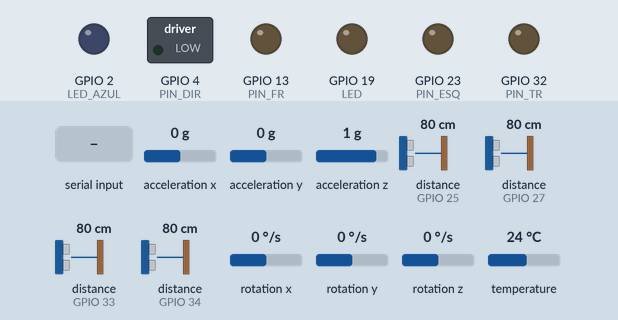
The program below on a simulated ESP32. Parts: switched loads named in the program (green lamp = pin HIGH), output pins drawn as LEDs (lit = HIGH). Dashed ring = blinking. The inputs (shaded band) are chosen by the test bench; at power-on: acceleration y 0 g, acceleration x 0 g, acceleration z 1 g, distance to the obstacle (sensors on GPIO 25, GPIO 27, GPIO 33, GPIO 34) 80 cm, rotation x 0 °/s, rotation y 0 °/s, rotation z 0 °/s, temperature 24 °C. The echo pulse lasts 58.3 µs per cm; what the program prints to the serial monitor is not drawn.

Above: at 1.2 s.
1.3 s: "L" received over the second serial link
At 1.46 s:
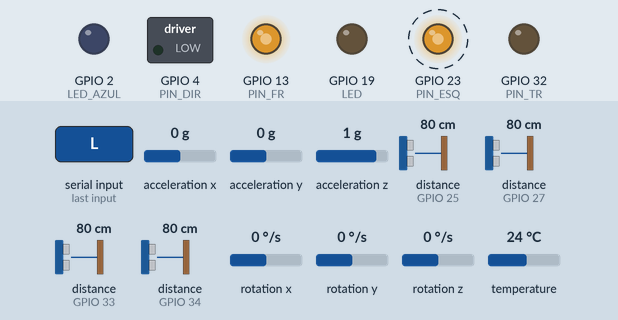
4.3 s: acceleration y set to 0.4 g
7.3 s: acceleration y set to 0.7 g
At 7.94 s:
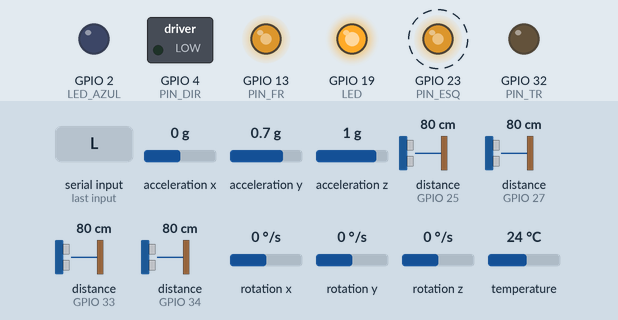
10.3 s: "R" received over the second serial link
At 10.44 s:
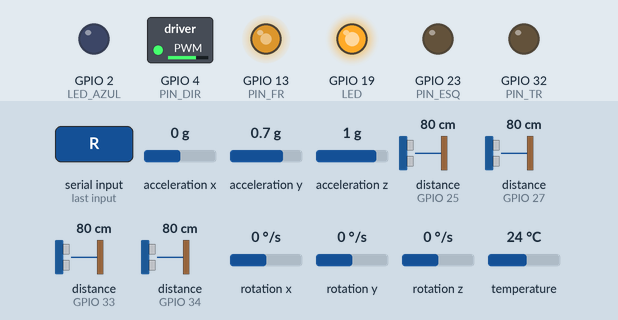
13.3 s: "0" received over the second serial link
At 14.5 s:
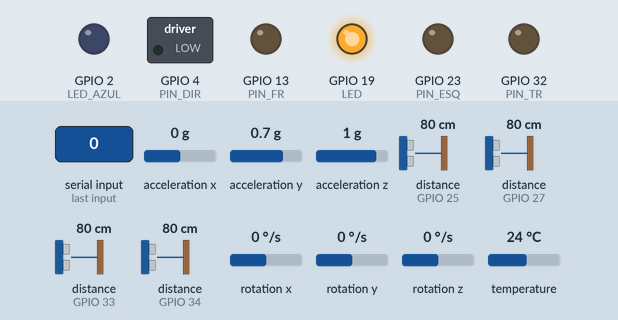
Timing chart, 0 to 16.3 s (numbered marks = the images above; inputs shaded):
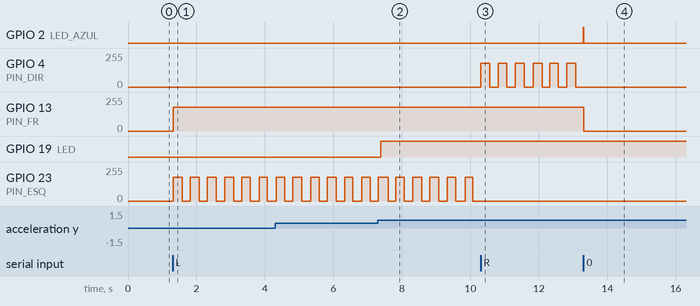

The program:

main.cpp
```cpp
#include <Arduino.h>
#include "ultrassom_node.hpp"
#include "../include/mpu_node.hpp"
#include "motores_node.hpp"

#define RXD2 16
#define TXD2 14   // Livre


TaskHandle_t TaskSensoresHandle;


void setup() {
  Serial.begin(115200);
  Serial2.begin(115200, SERIAL_8N1, RXD2, TXD2);
  Serial2.setRxBufferSize(1024);


  pinMode(LED_AZUL, OUTPUT);
  digitalWrite(LED_AZUL, LOW);

  inicializarMotores();
  pararMotores();

  xTaskCreatePinnedToCore(TaskSensores, "TaskSensores", 4096, NULL, 1, &TaskSensoresHandle, 0);
  Serial.println("-NP-");

  InicializarMPU();
}

void loop() {

  SinalVidaSensores();
  aplicarComando(comandoCamera);
  delay(15);

  LeituraMPU();
}
```

motores_node.hpp
```cpp
#ifndef MOTORES_NODE_HPP
#define MOTORES_NODE_HPP

//MOTORES
#define PIN_ESQ 23
#define PIN_DIR 4
#define PIN_FR  13
#define PIN_TR  32

//MOTORES CANAL PWN
#define CH_ESQ  0
#define CH_DIR  1
#define CH_FR   2
#define CH_TR   3

extern volatile char comandoCamera;

extern const int dutyTracao;   // ~70% — velocidade de avanço
extern const int dutyDirecao;   // força do esterço; baixe se der zigue-zague

extern const unsigned long TEMPO_ESTERCO_MS;   // pulso do esterço

extern const int freq;
extern const int resolution;
extern const int dutyCycle;

void inicializarMotores(void);

void acionarPonte(int canalA, int canalB, int duty);

void pararMotores();

void aplicarComando(char cmd);


#endif
```

mpu_node.hpp
```cpp
#ifndef MPU_NODE_HPP
#define MPU_NODE_HPP
void InicializarMPU(void);

void LeituraMPU(void);

#endif
```

ultrassom_node.hpp
```cpp
#ifndef ULTRASSOM_NODE_HPP
#define ULTRASSOM_NODE_HPP

#include <NewPing.h>
#include "motores_node.hpp"


#define LED_AZUL 2
#define INVALID_DISTANCE 999.0f

// ULTRASSON - CONFIGURAÇÃO NEWPING
extern const int PIN_TRIGGER;
extern const int PIN_ECHO_1;
extern const int PIN_ECHO_2;
extern const int PIN_ECHO_3;
extern const int PIN_ECHO_4;

extern NewPing sonar1;
extern NewPing sonar2;
extern NewPing sonar3;
extern NewPing sonar4;

extern const long intervaloCicloTotal;

extern volatile float dist_1, dist_2, dist_3, dist_4;

float processarLeituraNewPing(unsigned int ping_us);

void TaskSensores(void * pvParameters);

void SinalVidaSensores(void);


#endif
```

motores_node.cpp
```cpp
#include "motores_node.hpp"
#include <Arduino.h>


const int freq = 5000;
const int resolution = 8;
const int dutyCycle = 178;

const int dutyTracao  = 178;
const int dutyDirecao = 178;
const unsigned long TEMPO_ESTERCO_MS = 250;


volatile char comandoCamera = 'S';

void inicializarMotores(void)
{
  //ABRE UM CANAL PWM
  ledcSetup(CH_ESQ, freq, resolution);   ledcSetup(CH_DIR, freq, resolution);
  ledcSetup(CH_FR, freq, resolution);   ledcSetup(CH_TR, freq, resolution);

  //VINCULA O CANAL PWN COM O PINO
  ledcAttachPin(PIN_ESQ, CH_ESQ); ledcAttachPin(PIN_DIR, CH_DIR);
  ledcAttachPin(PIN_FR, CH_FR);  ledcAttachPin(PIN_TR, CH_TR);
}

void acionarPonte(int canalA, int canalB, int duty)
{
    if(duty > 0){
        ledcWrite(canalB, 0);       // zera o oposto antes
        ledcWrite(canalA, duty);
    }

    else if(duty < 0){
        ledcWrite(canalA, 0);
        ledcWrite(canalB, -duty);
    }

    //parar
    else{
        ledcWrite(canalA, 0);
        ledcWrite(canalB, 0);
    }
}

void pararMotores() {
    acionarPonte(CH_FR, CH_TR, 0);
    acionarPonte(CH_ESQ, CH_DIR, 0);
}

void aplicarComando(char cmd)
{
    static char ultimoCmd = 'S';
    static unsigned long inicioEsterco = 0;

    if (cmd != ultimoCmd) {
        ultimoCmd = cmd;
        inicioEsterco = millis();
    }

    // --- tração: ligada em qualquer comando de movimento ---
    if (cmd == 'F' || cmd == 'L' || cmd == 'R') {
        acionarPonte(CH_FR, CH_TR, dutyTracao);
    }
    else {
        acionarPonte(CH_FR, CH_TR, 0);// 'S' e qualquer byte estranho
    }

    // --- direção: pulsada, para não morrer no batente ---
    const unsigned long CICLO = TEMPO_ESTERCO_MS * 2;
    bool faseAtiva = ((millis() - inicioEsterco) % CICLO) < TEMPO_ESTERCO_MS;

    if (!faseAtiva) {
        acionarPonte(CH_ESQ, CH_DIR, 0);
    }
    else if (cmd == 'L') {
        acionarPonte(CH_ESQ, CH_DIR,  dutyDirecao);
    }
    else if (cmd == 'R') {
        acionarPonte(CH_ESQ, CH_DIR, -dutyDirecao);
    }
    else {
        acionarPonte(CH_ESQ, CH_DIR, 0);    // 'F' = esterço solto
    }
}
```

mpu_node.cpp
```cpp
/**
 * MPU6050 ESP32 Node — Arduino + Adafruit MPU6050
 *
 * Lê acelerômetro, giroscópio e temperatura.
 * Saída em unidades fáceis de entender.
 */

#include <Arduino.h>
#include <Adafruit_MPU6050.h>
#include <Adafruit_Sensor.h>
#include <Wire.h>
#include <math.h>

/* ── Pinos I2C (padrão ESP32) ── */
#define SDA_PIN 21
#define SCL_PIN 22

#define LOOP_HZ 5


#define LED 19

Adafruit_MPU6050 mpu;

static bool mpuOk = false;

void InicializarMPU(void)
{

    Wire.begin(SDA_PIN, SCL_PIN);

    //logica de verificação da mpu
    const unsigned long TIMEOUT_MS = 5000;
    unsigned long inicio = millis();

    while(millis() - inicio < TIMEOUT_MS){
        if (!mpu.begin()) {
        Serial.println("Falha ao encontrar o MPU6050!");
        }
        else {
            Serial.println("MPU6050 encontrado!");
            mpuOk = true;
            break;
        }

        delay(250);
    }

    if(!mpuOk) {
        Serial.println("Sem MPU - seguindo sem IMU."); return;
    }

    mpu.setAccelerometerRange(MPU6050_RANGE_2_G);
    mpu.setGyroRange(MPU6050_RANGE_250_DEG);
    mpu.setFilterBandwidth(MPU6050_BAND_21_HZ);

    Serial.println("Configuração concluída.\n");
    Serial.println("=== Legenda ===");
    Serial.println("Força G  : aceleração em cada eixo (1.00 = gravidade, 0.00 = parado)");
    Serial.println("Rotação  : velocidade de giro em graus/s (0 = sem rotação)");
    Serial.println("Inclinação: ângulo de inclinação em graus (0° = plano, 90° = vertical)");
    Serial.println("================\n");

    pinMode(LED, OUTPUT);
}

void LeituraMPU(void)
{
    if(!mpuOk) return;
    static unsigned long last_ms = 0;
    unsigned long now = millis();

    if (now - last_ms < (1000 / LOOP_HZ)) return;
    last_ms = now;

    sensors_event_t accel, gyro, temp;
    mpu.getEvent(&accel, &gyro, &temp);

    /* Aceleração em G (1G = gravidade terrestre) */
    float gx = accel.acceleration.x / 9.81f;
    float gy = accel.acceleration.y / 9.81f;
    float gz = accel.acceleration.z / 9.81f;

    /* Rotação em graus por segundo */
    float rx = gyro.gyro.x * RAD_TO_DEG;
    float ry = gyro.gyro.y * RAD_TO_DEG;
    float rz = gyro.gyro.z * RAD_TO_DEG;

    /* Inclinação em graus (calculada pelo acelerômetro) */
    float roll  = atan2f(gy, gz) * 180.0f / M_PI;
    float pitch = atan2f(-gx, sqrtf(gy * gy + gz * gz)) * 180.0f / M_PI;

    Serial.printf("Força G: X=%+5.2f  Y=%+5.2f  Z=%+5.2f | "
                  "Rotação(°/s): X=%+6.1f Y=%+6.1f Z=%+6.1f | "
                  "Inclinação: Roll=%+6.1f° Pitch=%+6.1f° | "
                  "Temp: %.1f°C\n",
                  gx, gy, gz,
                  rx, ry, rz,
                  roll, pitch,
                  temp.temperature);

    if(roll >= 30){
        digitalWrite(LED, HIGH);
    }
    else{
        digitalWrite(LED, LOW);
    }
}

void CalibrarSensor()
{

}
```

ultrassom_node.cpp
```cpp
#include "ultrassom_node.hpp"


// ULTRASSON - CONFIGURAÇÃO NEWPING
const int PIN_TRIGGER = 26;
const int PIN_ECHO_1  = 25;   // S1: FRENTE DIREITA
const int PIN_ECHO_2  = 27;   // S2: FRENTE ESQUERDA
const int PIN_ECHO_3  = 33;   // S3: ATRÁS DIREITA
const int PIN_ECHO_4  = 34;   // S4: ATRÁS ESQUERDA

#define MAX_DISTANCE 400

NewPing sonar1(PIN_TRIGGER, PIN_ECHO_1, MAX_DISTANCE);
NewPing sonar2(PIN_TRIGGER, PIN_ECHO_2, MAX_DISTANCE);
NewPing sonar3(PIN_TRIGGER, PIN_ECHO_3, MAX_DISTANCE);
NewPing sonar4(PIN_TRIGGER, PIN_ECHO_4, MAX_DISTANCE);

const long intervaloCicloTotal = 100;

volatile float dist_1 = INVALID_DISTANCE, dist_2 = INVALID_DISTANCE,
                dist_3 = INVALID_DISTANCE, dist_4 = INVALID_DISTANCE;


float processarLeituraNewPing(unsigned int ping_us) {
  if (ping_us == 0) return INVALID_DISTANCE;
  float cm = (float)ping_us / US_ROUNDTRIP_CM;
  if (cm < 4.0f) return INVALID_DISTANCE;
  return cm;
}

void TaskSensores(void * pvParameters) {
  (void) pvParameters;
  Serial.print("NewPing Ativo no Núcleo: ");
  Serial.println(xPortGetCoreID());

  for(;;) {

    dist_1 = processarLeituraNewPing(sonar1.ping());
    delay(30);

    dist_2 = processarLeituraNewPing(sonar2.ping());
    delay(30);

    dist_3 = processarLeituraNewPing(sonar3.ping());
    delay(30);

    dist_4 = processarLeituraNewPing(sonar4.ping());


    vTaskDelay(pdMS_TO_TICKS(intervaloCicloTotal));
  }
}

void SinalVidaSensores(void)
{
    if (Serial2.available() > 0) {
    comandoCamera = Serial2.read();
    digitalWrite(LED_AZUL, HIGH);
  }

  float num_camera = 2.0f;
  if (comandoCamera == 'L') num_camera = -1.0f;
  else if (comandoCamera == 'F') num_camera = 0.0f;
  else if (comandoCamera == 'R') num_camera = 1.0f;

  Serial.print("Camera: ");
  Serial.print(comandoCamera);
  Serial.print(" | ValorCamera: ");
  Serial.print(num_camera, 1);
  Serial.print(" | Sensor1: ");
  Serial.print(dist_1, 1);
  Serial.print("cm | Sensor2: ");
  Serial.print(dist_2, 1);
  Serial.print("cm | Sensor3: ");
  Serial.print(dist_3, 1);
  Serial.print("cm | Sensor4: ");
  Serial.print(dist_4, 1);
  Serial.println("cm");

  digitalWrite(LED_AZUL, LOW);
}
```

Measured:
- the behaviour switches between 0.5 and 0.6 g on acceleration y (found by bisection; images 1 and 2)
- after the input at 1.3 s, GPIO 13 (PIN_FR): 0/255 → 177/255 at once; GPIO 23 (PIN_ESQ): alternates 177/255 for 0.26 s and 0/255 for 0.24 s, starting at once
- after the input at 7.3 s, GPIO 19 (LED): LOW → HIGH after 0.08 s
- after the input at 10.3 s, GPIO 4 (PIN_DIR): alternates 177/255 for 0.26 s and 0/255 for 0.24 s, starting at once; GPIO 23 (PIN_ESQ): stops changing and stays 0/255
- after the input at 13.3 s, GPIO 2 (LED_AZUL): LOW → HIGH at once, → LOW 0.01 s later; GPIO 4 (PIN_DIR): stops changing and stays 0/255; GPIO 13 (PIN_FR): 177/255 → 0/255 at once
